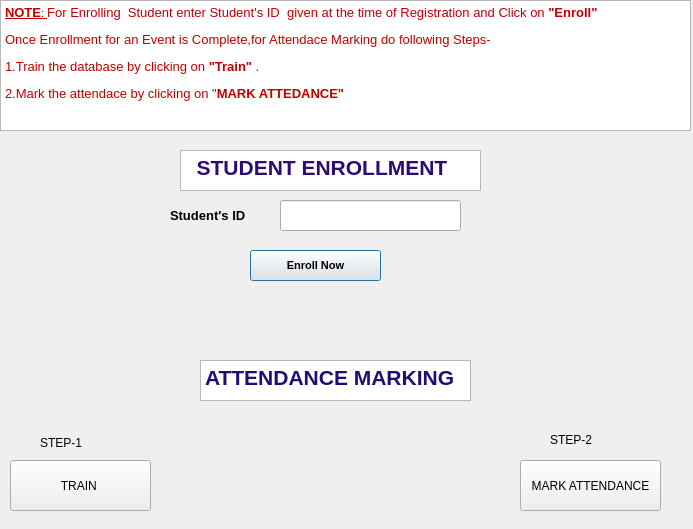
<?xml version="1.0" encoding="UTF-8"?>
<ui version="4.0">
 <class>Dialog</class>
 <widget class="QDialog" name="Dialog">
  <property name="geometry">
   <rect>
    <x>0</x>
    <y>0</y>
    <width>693</width>
    <height>529</height>
   </rect>
  </property>
  <property name="windowTitle">
   <string>Dialog</string>
  </property>
  <property name="autoFillBackground">
   <bool>false</bool>
  </property>
  <widget class="QLabel" name="label">
   <property name="geometry">
    <rect>
     <x>170</x>
     <y>200</y>
     <width>101</width>
     <height>31</height>
    </rect>
   </property>
   <property name="font">
    <font>
     <pointsize>10</pointsize>
     <weight>75</weight>
     <bold>true</bold>
    </font>
   </property>
   <property name="text">
    <string>Student's ID</string>
   </property>
  </widget>
  <widget class="QLineEdit" name="lineEdit_3">
   <property name="geometry">
    <rect>
     <x>280</x>
     <y>200</y>
     <width>181</width>
     <height>31</height>
    </rect>
   </property>
   <property name="autoFillBackground">
    <bool>false</bool>
   </property>
  </widget>
  <widget class="QPushButton" name="pushButton">
   <property name="geometry">
    <rect>
     <x>250</x>
     <y>250</y>
     <width>131</width>
     <height>31</height>
    </rect>
   </property>
   <property name="font">
    <font>
     <pointsize>8</pointsize>
     <weight>75</weight>
     <bold>true</bold>
    </font>
   </property>
   <property name="text">
    <string>Enroll Now</string>
   </property>
  </widget>
  <widget class="QLabel" name="label_3">
   <property name="geometry">
    <rect>
     <x>150</x>
     <y>160</y>
     <width>261</width>
     <height>41</height>
    </rect>
   </property>
   <property name="font">
    <font>
     <pointsize>16</pointsize>
     <weight>75</weight>
     <italic>false</italic>
     <bold>true</bold>
     <underline>false</underline>
    </font>
   </property>
   <property name="autoFillBackground">
    <bool>false</bool>
   </property>
   <property name="text">
    <string/>
   </property>
  </widget>
  <widget class="QPushButton" name="pushButton_2">
   <property name="geometry">
    <rect>
     <x>10</x>
     <y>460</y>
     <width>141</width>
     <height>51</height>
    </rect>
   </property>
   <property name="text">
    <string>TRAIN </string>
   </property>
  </widget>
  <widget class="QTextEdit" name="textEdit">
   <property name="geometry">
    <rect>
     <x>0</x>
     <y>0</y>
     <width>691</width>
     <height>131</height>
    </rect>
   </property>
   <property name="html">
    <string>&lt;!DOCTYPE HTML PUBLIC &quot;-//W3C//DTD HTML 4.0//EN&quot; &quot;http://www.w3.org/TR/REC-html40/strict.dtd&quot;&gt;
&lt;html&gt;&lt;head&gt;&lt;meta name=&quot;qrichtext&quot; content=&quot;1&quot; /&gt;&lt;style type=&quot;text/css&quot;&gt;
p, li { white-space: pre-wrap; }
&lt;/style&gt;&lt;/head&gt;&lt;body style=&quot; font-family:'MS Shell Dlg 2'; font-size:8.25pt; font-weight:400; font-style:normal;&quot;&gt;
&lt;p style=&quot; margin-top:12px; margin-bottom:12px; margin-left:0px; margin-right:0px; -qt-block-indent:0; text-indent:0px;&quot;&gt;&lt;span style=&quot; font-size:10pt; font-weight:600; text-decoration: underline; color:#c10000;&quot;&gt;NOTE&lt;/span&gt;&lt;span style=&quot; font-size:8pt; text-decoration: underline; color:#c10000;&quot;&gt;: &lt;/span&gt;&lt;span style=&quot; font-size:10pt; color:#c10000;&quot;&gt;For Enrolling  Student enter Student's ID  given at the time of Registration and Click on &lt;/span&gt;&lt;span style=&quot; font-size:10pt; font-weight:600; color:#c10000;&quot;&gt;&amp;quot;Enroll&amp;quot; &lt;/span&gt;&lt;/p&gt;
&lt;p style=&quot; margin-top:12px; margin-bottom:12px; margin-left:0px; margin-right:0px; -qt-block-indent:0; text-indent:0px;&quot;&gt;&lt;span style=&quot; font-size:10pt; color:#c10000;&quot;&gt;Once Enrollment for an Event is Complete,for Attendace Marking do following Steps-&lt;/span&gt;&lt;/p&gt;
&lt;p style=&quot; margin-top:12px; margin-bottom:12px; margin-left:0px; margin-right:0px; -qt-block-indent:0; text-indent:0px;&quot;&gt;&lt;span style=&quot; font-size:10pt; color:#c10000;&quot;&gt;1.Train the database by clicking on &lt;/span&gt;&lt;span style=&quot; font-size:10pt; font-weight:600; color:#c10000;&quot;&gt;&amp;quot;Train&amp;quot;&lt;/span&gt;&lt;span style=&quot; font-size:10pt; color:#c10000;&quot;&gt; .&lt;/span&gt;&lt;/p&gt;
&lt;p style=&quot; margin-top:12px; margin-bottom:12px; margin-left:0px; margin-right:0px; -qt-block-indent:0; text-indent:0px;&quot;&gt;&lt;span style=&quot; font-size:10pt; color:#c10000;&quot;&gt;2.Mark the attendace by clicking on &amp;quot;&lt;/span&gt;&lt;span style=&quot; font-size:10pt; font-weight:600; color:#c10000;&quot;&gt;MARK ATTEDANCE&amp;quot;&lt;/span&gt;&lt;/p&gt;&lt;/body&gt;&lt;/html&gt;</string>
   </property>
  </widget>
  <widget class="QTextEdit" name="textEdit_2">
   <property name="geometry">
    <rect>
     <x>180</x>
     <y>150</y>
     <width>301</width>
     <height>41</height>
    </rect>
   </property>
   <property name="html">
    <string>&lt;!DOCTYPE HTML PUBLIC &quot;-//W3C//DTD HTML 4.0//EN&quot; &quot;http://www.w3.org/TR/REC-html40/strict.dtd&quot;&gt;
&lt;html&gt;&lt;head&gt;&lt;meta name=&quot;qrichtext&quot; content=&quot;1&quot; /&gt;&lt;style type=&quot;text/css&quot;&gt;
p, li { white-space: pre-wrap; }
&lt;/style&gt;&lt;/head&gt;&lt;body style=&quot; font-family:'MS Shell Dlg 2'; font-size:8.25pt; font-weight:400; font-style:normal;&quot;&gt;
&lt;p style=&quot; margin-top:0px; margin-bottom:0px; margin-left:0px; margin-right:0px; -qt-block-indent:0; text-indent:0px;&quot;&gt;&lt;span style=&quot; font-size:16pt; font-weight:600; color:#2d0a78;&quot;&gt;  STUDENT ENROLLMENT&lt;/span&gt;&lt;/p&gt;&lt;/body&gt;&lt;/html&gt;</string>
   </property>
  </widget>
  <widget class="QPushButton" name="pushButton_3">
   <property name="geometry">
    <rect>
     <x>520</x>
     <y>460</y>
     <width>141</width>
     <height>51</height>
    </rect>
   </property>
   <property name="text">
    <string>MARK ATTENDANCE</string>
   </property>
  </widget>
  <widget class="QTextEdit" name="textEdit_3">
   <property name="geometry">
    <rect>
     <x>200</x>
     <y>360</y>
     <width>271</width>
     <height>41</height>
    </rect>
   </property>
   <property name="html">
    <string>&lt;!DOCTYPE HTML PUBLIC &quot;-//W3C//DTD HTML 4.0//EN&quot; &quot;http://www.w3.org/TR/REC-html40/strict.dtd&quot;&gt;
&lt;html&gt;&lt;head&gt;&lt;meta name=&quot;qrichtext&quot; content=&quot;1&quot; /&gt;&lt;style type=&quot;text/css&quot;&gt;
p, li { white-space: pre-wrap; }
&lt;/style&gt;&lt;/head&gt;&lt;body style=&quot; font-family:'MS Shell Dlg 2'; font-size:8.25pt; font-weight:400; font-style:normal;&quot;&gt;
&lt;p style=&quot; margin-top:0px; margin-bottom:0px; margin-left:0px; margin-right:0px; -qt-block-indent:0; text-indent:0px;&quot;&gt;&lt;span style=&quot; font-size:16pt; font-weight:600; color:#1e0e78;&quot;&gt;ATTENDANCE MARKING&lt;/span&gt;&lt;/p&gt;&lt;/body&gt;&lt;/html&gt;</string>
   </property>
  </widget>
  <widget class="QLabel" name="label_2">
   <property name="geometry">
    <rect>
     <x>40</x>
     <y>433</y>
     <width>71</width>
     <height>20</height>
    </rect>
   </property>
   <property name="styleSheet">
    <string notr="true">font: 75 10pt &quot;MS Shell Dlg 2&quot;;
font: 87 14pt &quot;Arial Black&quot;;</string>
   </property>
   <property name="text">
    <string>STEP-1</string>
   </property>
  </widget>
  <widget class="QLabel" name="label_4">
   <property name="geometry">
    <rect>
     <x>550</x>
     <y>430</y>
     <width>81</width>
     <height>20</height>
    </rect>
   </property>
   <property name="styleSheet">
    <string notr="true">font: 75 10pt &quot;MS Shell Dlg 2&quot;;
font: 87 14pt &quot;Arial Black&quot;;</string>
   </property>
   <property name="text">
    <string>STEP-2</string>
   </property>
  </widget>
 </widget>
 <resources/>
 <connections/>
</ui>
